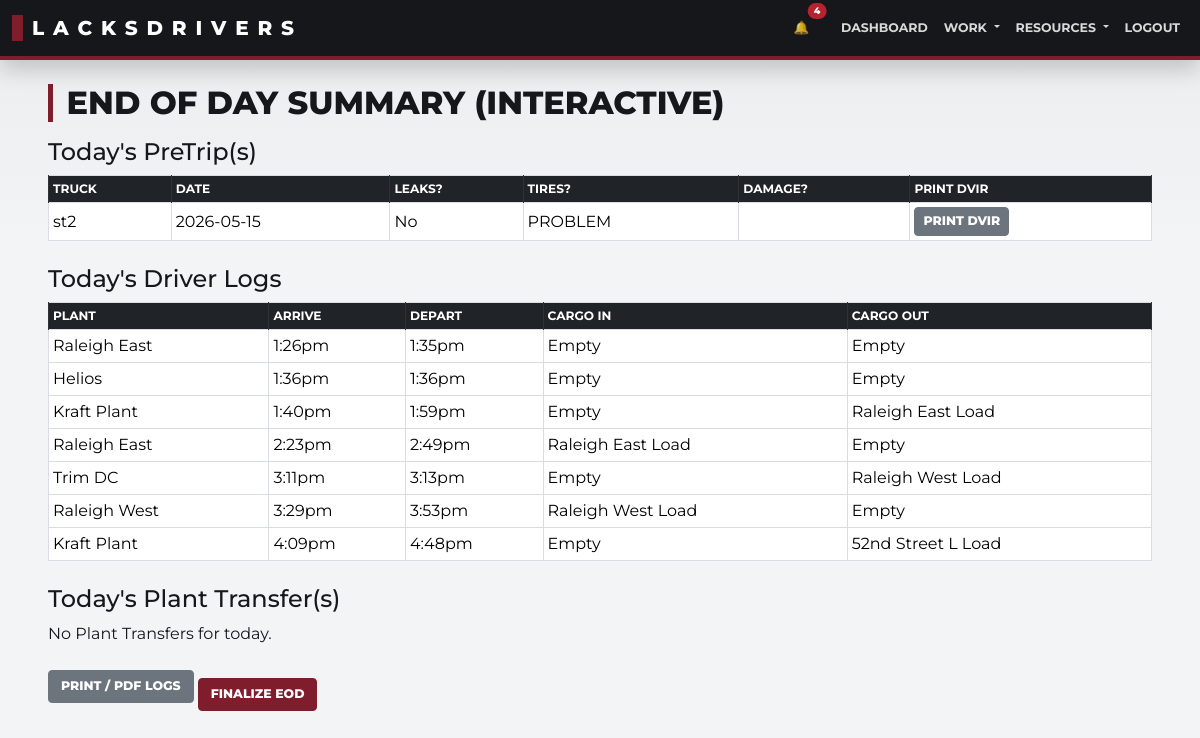
The app's page /end_of_day_summary (signed in) with its own data.
### app/models/trip.py (models this page shows)
class PreTrip(db.Model):
    __tablename__ = "pretrip"
    id = db.Column(db.Integer, primary_key=True)
    user_id = db.Column(db.Integer, db.ForeignKey("user.id"), nullable=False)
    truck_number = db.Column(db.String(50))
    trailer_number = db.Column(db.String(50))
    pretrip_date = db.Column(db.Date, default=date.today)
    shift = db.Column(db.String(10))
    start_mileage = db.Column(db.Integer)
    truck_type = db.Column(db.String(20))
    oil_system_status = db.Column(db.String(20))
    tires_ok = db.Column(db.Boolean, default=False)
    tires_status = db.Column(db.String(50))
    cab_doors_windows = db.Column(db.Boolean, default=False)
    body_doors = db.Column(db.Boolean, default=False)
    oil_leak = db.Column(db.Boolean, default=False)
    grease_leak = db.Column(db.Boolean, default=False)
    coolant_leak = db.Column(db.Boolean, default=False)
    fuel_leak = db.Column(db.Boolean, default=False)
    gc_no_defects = db.Column(db.Boolean, default=False)
    gauges_warning = db.Column(db.Boolean, default=False)
    wipers = db.Column(db.Boolean, default=False)
    horn = db.Column(db.Boolean, default=False)
    heater_defroster = db.Column(db.Boolean, default=False)
    mirrors = db.Column(db.Boolean, default=False)
    seat_belts_steering = db.Column(db.Boolean, default=False)
    clutch = db.Column(db.Boolean, default=False)
    service_brakes = db.Column(db.Boolean, default=False)
    parking_brake = db.Column(db.Boolean, default=False)
    emergency_brakes = db.Column(db.Boolean, default=False)
    triangles = db.Column(db.Boolean, default=False)
    fire_extinguisher = db.Column(db.Boolean, default=False)
    safety_equipment = db.Column(db.Boolean, default=False)
    incab_no_defects = db.Column(db.Boolean, default=False)
    oil_level = db.Column(db.Boolean, default=False)
    coolant_level = db.Column(db.Boolean, default=False)
    belts = db.Column(db.Boolean, default=False)
    hoses = db.Column(db.Boolean, default=False)
    ec_no_defects = db.Column(db.Boolean, default=False)
    lights_working = db.Column(db.Boolean, default=False)
    reflectors = db.Column(db.Boolean, default=False)
    suspension = db.Column(db.Boolean, default=False)
    tires = db.Column(db.Boolean, default=False)
    wheels_rims = db.Column(db.Boolean, default=False)
    battery = db.Column(db.Boolean, default=False)
    exhaust = db.Column(db.Boolean, default=False)
    brakes = db.Column(db.Boolean, default=False)
    air_lines = db.Column(db.Boolean, default=False)
    light_line = db.Column(db.Boolean, default=False)
    fifth_wheel = db.Column(db.Boolean, default=False)
    coupling = db.Column(db.Boolean, default=False)
    tie_downs = db.Column(db.Boolean, default=False)
    rear_end_protection = db.Column(db.Boolean, default=False)
    exterior_no_defects = db.Column(db.Boolean, default=False)
    towed_bodydoors = db.Column(db.Boolean, default=False)
    towed_tiedowns = db.Column(db.Boolean, default=False)
    towed_lights = db.Column(db.Boolean, default=False)
    towed_reflectors = db.Column(db.Boolean, default=False)
    towed_suspension = db.Column(db.Boolean, default=False)
    towed_tires = db.Column(db.Boolean, default=False)
    towed_wheels = db.Column(db.Boolean, default=False)
    towed_brakes = db.Column(db.Boolean, default=False)
    towed_landing_gear = db.Column(db.Boolean, default=False)
    towed_kingpin = db.Column(db.Boolean, default=False)
    towed_fifthwheel = db.Column(db.Boolean, default=False)
    towed_othercoupling = db.Column(db.Boolean, default=False)
    towed_rearend = db.Column(db.Boolean, default=False)
    towed_no_defects = db.Column(db.Boolean, default=False)
    damage_report = db.Column(db.Text)
    created_at = db.Column(db.DateTime, default=datetime.utcnow)
    updated_at = db.Column(db.DateTime, onupdate=datetime.utcnow)
    deleted_at = db.Column(db.DateTime, nullable=True)
    deleted_by_id = db.Column(db.Integer, db.ForeignKey("user.id"), nullable=True)
    deleted_by = db.relationship("User", foreign_keys=[deleted_by_id])
    posttrip = db.relationship("PostTrip", uselist=False, backref="pretrip")

### app/models/log.py (models this page shows, shortened)
class DriverLog(db.Model):
    __tablename__ = "driver_log"
    id = db.Column(db.Integer, primary_key=True)
    driver_id = db.Column(db.Integer, db.ForeignKey("user.id"), nullable=False)
    date = db.Column(db.Date, nullable=False)
    arrive_time = db.Column(db.String(20))
    depart_time = db.Column(db.String(20))
    downtime_reason = db.Column(db.String(200), nullable=True)
    dock_wait_minutes = db.Column(db.Integer, nullable=True)
    part_number = db.Column(db.String(80), nullable=True)
    hot_parts = db.Column(db.Boolean, default=False)
    no_pickup = db.Column(db.Boolean, default=False)
    load_size = db.Column(db.String(80), nullable=False)
    depart_load_size = db.Column(db.String(80), nullable=True)
    secondary_load = db.Column(db.String(80), nullable=True)
    plant_name = db.Column(db.String(20), nullable=False)
    maintenance = db.Column(db.Boolean, default=False)
    fuel = db.Column(db.Boolean, default=False)
    meeting = db.Column(db.Boolean, default=False)
    created_at = db.Column(db.DateTime, default=datetime.utcnow)
    updated_at = db.Column(db.DateTime, onupdate=datetime.utcnow)
    deleted_at = db.Column(db.DateTime, nullable=True)
    deleted_by_id = db.Column(db.Integer, db.ForeignKey("user.id"), nullable=True)
    deleted_by = db.relationship("User", foreign_keys=[deleted_by_id])

### app/blueprints/driver/routes.py (the view)
@bp.route("/end_of_day_summary", methods=["GET", "POST"])
@login_required
def end_of_day_summary():
    form = EndOfDayForm()
    today_local_date, logs, pretrips_today, plant_transfers_today = _get_today_eod_records()
    if form.validate_on_submit():
        _record_eod_finalized(today_local_date, logs, pretrips_today, plant_transfers_today)
        flash("End of Day finalized and added to activity history.", "success")
        return redirect(url_for("driver.dashboard"))
    drivers_logs = {current_user.display_name: logs}
    drivers_pretrips = {current_user.display_name: pretrips_today}
    drivers_plant_transfers = {current_user.display_name: plant_transfers_today}
    return render_template(
        "end_of_day_summary.html",
        form=form,
        the_date=today_local_date,
        drivers_logs=drivers_logs,
        drivers_pretrips=drivers_pretrips,
        drivers_plant_transfers=drivers_plant_transfers,
        log_routes=_driver_log_route_context(logs),
    )

### templates/end_of_day_summary.html (shortened to what this page needs)
{% extends "base.html" %}
{% block content %}
<div class="container fade-in">
  <h2 class="mt-4 mb-3">End of Day Summary (Interactive)</h2>
  <form method="POST" action="{{ url_for('driver.end_of_day_summary') }}">
    <h4>Today's PreTrip(s)</h4>
    {% if drivers_pretrips[current_user.display_name] %}
      <table class="table table-bordered table-sm mb-4">
        <thead>
          <tr>
            <th>Truck</th>
            <th>Date</th>
            <th>Leaks?</th>
            <th>Tires?</th>
            <th>Damage?</th>
            <th>Print DVIR</th>
          </tr>
        </thead>
        <tbody>
          {% for pt in drivers_pretrips[current_user.display_name] %}
          <tr>
            <td>{{ pt.truck_number }}</td>
            <td>{{ pt.pretrip_date }}</td>
            <td>
              {% if pt.oil_leak or pt.fuel_leak or pt.coolant_leak %}
                Yes
              {% else %}
                No
              {% endif %}
            </td>
            <td>{{ "OK" if pt.tires_ok else "PROBLEM" }}</td>
            <td>{{ pt.damage_report or "" }}</td>
            <td>
              <a
                href="{{ url_for('driver.pretrip_printable', pretrip_id=pt.id) }}"
                class="btn btn-sm btn-secondary"
              >
                Print DVIR
              </a>
            </td>
          </tr>
          {% endfor %}
        </tbody>
      </table>
    {% else %}
      <p>No PreTrips for today.</p>
    {% endif %}
    <h4>Today's Driver Logs</h4>
    {% if drivers_logs[current_user.display_name] %}
      <table class="table table-bordered table-sm">
        <thead>
          <tr>
            <th>Plant</th>
            <th>Arrive</th>
            <th>Depart</th>
            <th>Cargo In</th>
            <th>Cargo Out</th>
          </tr>
        </thead>
        <tbody>
          {% for log in drivers_logs[current_user.display_name] %}
          {% set route = (log_routes or {}).get(log.id) %}
          <tr>
            <td>{{ route.plant if route else log.plant_name }}</td>
            <td>{{ log.arrive_time|to_local_time if log.arrive_time else '--' }}</td>
            <td>{{ log.depart_time|to_12h_format if log.depart_time else '--' }}</td>
            <td>{{ route.arrive_desc if route else log.load_size }}</td>
            <td>{% if route and route.depart_desc is none %}--{% elif route %}{{ route.depart_desc }}{% else %}{{ log.depart_load_size or '--' }}{% endif %}</td>
          </tr>
          {% endfor %}
        </tbody>
      </table>
    {% else %}
      <p>No logs found for today.</p>
    {% endif %}
    <h4 class="mt-4">Today's Plant Transfer(s)</h4>
    {% if drivers_plant_transfers[current_user.display_name] %}
      <table class="table table-bordered table-sm mb-4">
        <thead>
          <tr>
            <th>No.</th>
            <th>Ship From</th>
            <th>Ship To</th>
            <th>Trailer</th>
            <th>Lines</th>
            <th>Print Copies</th>
          </tr>
        </thead>
        <tbody>
          {% for transfer in drivers_plant_transfers[current_user.display_name] %}
            <tr>
              <td>{{ transfer.transfer_number or transfer.id }}</td>
              <td>{{ transfer.ship_from }}</td>
              <td>{{ transfer.ship_to }}</td>
              <td>{{ transfer.trailer_number or '' }}</td>
              <td>{{ transfer.lines|length }}</td>
              <td>
                <a href="{{ url_for('driver.plant_transfer_printable', transfer_id=transfer.id, copy='pink') }}" class="btn btn-sm btn-warning">
                  Print Copy
                </a>
              </td>
            </tr>
          {% endfor %}
        </tbody>
      </table>
    {% else %}
      <p>No Plant Transfers for today.</p>
    {% endif %}
    <a href="{{ url_for('driver.driver_logs_print') }}" class="btn btn-secondary">
      Print / PDF Logs
    </a>
    <button type="submit" class="btn btn-primary mt-3">
      Finalize EOD
    </button>
  </form>
</div>
{% endblock %}

### templates/base.html (shortened to what this page needs)
<!DOCTYPE html>
<html lang="en">
<head>
  <link
    rel="stylesheet"
    href="https://cdn.jsdelivr.net/npm/bootstrap@5.3.1/dist/css/bootstrap.min.css"
  >
  <link rel="stylesheet" href="{{ url_for('static', filename='css/style.css') }}">
</head>
<body>
  <div id="pageContent">
    <nav class="navbar navbar-expand-md navbar-dark bg-primary py-2">
      <div class="container-fluid">
        {% if current_user.is_authenticated %}
          {% if current_user.role == "management" %}
            <a class="navbar-brand glow-text" href="{{ url_for('manager.manager_dashboard') }}">
              LacksDrivers (Manager)
            </a>
          {% else %}
            <a class="navbar-brand glow-text" href="{{ url_for('driver.mobile_dashboard') }}">
            </a>
          {% endif %}
        {% else %}
          <a class="navbar-brand glow-text" href="{{ url_for('public.welcome') }}">
            LacksDrivers
          </a>
        {% endif %}
        <div class="collapse navbar-collapse" id="mainNavbar">
          <ul class="navbar-nav ms-auto">
            {% if current_user.is_authenticated %}
              {% if current_user.role == "management" %}
                <li class="nav-item">
                  <a class="nav-link" href="{{ url_for('manager.manager_dashboard') }}">Manager Dashboard</a>
                </li>
                <li class="nav-item">
                  <a class="nav-link" href="{{ url_for('manager.trim_dashboard') }}">Trim Dashboard</a>
                </li>
                <li class="nav-item">
                  <a class="nav-link" href="{{ url_for('manager.review_dashboard') }}">Review</a>
                </li>
                <li class="nav-item">
                  <a class="nav-link" href="{{ url_for('manager.delay_finder') }}">Delays</a>
                </li>
                <li class="nav-item">
                  <a class="nav-link" href="{{ url_for('auth.logout') }}">Logout</a>
                </li>
              {% else %}
                <li class="nav-item d-none d-md-block me-3">
                  <a class="nav-link position-relative"
                     href="{{ url_for('messaging.recent_activity') }}"
                     aria-label="Recent activity"
                  >
                    &#128276;
                    <span class="activityBellBadge position-absolute top-0 start-100 translate-middle badge rounded-pill bg-danger d-none">0</span>
                  </a>
                </li>
                <li class="nav-item">
                  <a class="nav-link" href="{{ url_for('driver.mobile_dashboard') }}">Dashboard</a>
                </li>
                <li class="nav-item dropdown">
                  <a class="nav-link dropdown-toggle" href="#" id="workMenu" role="button"
                     data-bs-toggle="dropdown" aria-expanded="false">
                    Work
                  </a>
                </li>
                <li class="nav-item dropdown">
                  <a class="nav-link dropdown-toggle" href="#" id="resourcesMenu" role="button"
                     data-bs-toggle="dropdown" aria-expanded="false">
                    Resources
                  </a>
                </li>
                <li class="nav-item">
                  <a class="nav-link" href="{{ url_for('auth.logout') }}">Logout</a>
                </li>
              {% endif %}
            {% endif %}
          </ul>
        </div>
      </div>
    </nav>
    <div class="container mt-4 fade-in">
      {% block content %}{% endblock %}
    </div>
  </div>
</body>
</html>

### records on screen
PreTrip: truck_number "st2", pretrip_date "2026-05-15", oil_leak "No", tires_ok "PROBLEM"
DriverLog: plant "Raleigh East", arrive_time|to_local_time "1:26pm", depart_time|to_12h_format "1:35pm", arrive_desc "Empty", depart_desc "Empty"
DriverLog: plant_name "Helios", arrive_time|to_local_time "1:36pm", depart_time|to_12h_format "1:36pm", arrive_desc "Empty", depart_desc "Empty"
DriverLog: plant "Kraft Plant", arrive_time|to_local_time "1:40pm", depart_time|to_12h_format "1:59pm", load_size "Empty", depart_desc "Raleigh East Load"
DriverLog: plant "Raleigh East", arrive_time|to_local_time "2:23pm", depart_time|to_12h_format "2:49pm", arrive_desc "Raleigh East Load", depart_desc "Empty"
DriverLog: plant_name "Trim DC", arrive_time|to_local_time "3:11pm", depart_time|to_12h_format "3:13pm", load_size "Empty", depart_desc "Raleigh West Load"
DriverLog: plant "Raleigh West", arrive_time|to_local_time "3:29pm", depart_time|to_12h_format "3:53pm", load_size "Raleigh West Load", depart_desc "Empty"
DriverLog: plant "Kraft Plant", arrive_time|to_local_time "4:09pm", depart_time|to_12h_format "4:48pm", load_size "Empty", depart_desc "52nd Street L Load"
